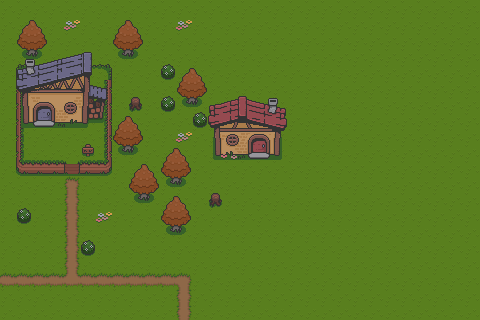

A level layout from a 2D game, rendered from its tile map. Below: a short description, then the map file with its tile-grid data intact:
An orthogonal 30x20 tile map with 16x16 px tiles, 3 tile layers (grass, house, housee).

<map version="1.10" tiledversion="1.11.2" orientation="orthogonal" renderorder="right-down" width="30" height="20" tilewidth="16" tileheight="16" infinite="0" nextlayerid="4" nextobjectid="1">
 <tileset firstgid="1" name="Overworld_Tileset" tilewidth="16" tileheight="16" tilecount="234" columns="18">
  <image source="../Overworld_Tileset.png" width="288" height="208" />
 </tileset>
 <layer id="1" name="grass" width="30" height="20">
  <data encoding="csv">
25,25,25,25,25,25,25,25,25,25,25,25,25,25,25,25,25,25,25,25,25,25,25,25,25,25,25,25,25,25,
25,25,25,25,25,25,25,25,25,25,25,25,25,25,25,25,25,25,25,25,25,25,25,25,25,25,25,25,25,25,
25,25,25,25,25,25,25,25,25,25,25,25,25,25,25,25,25,25,25,25,25,25,25,25,25,25,25,25,25,25,
25,25,25,25,25,25,25,25,25,25,25,25,25,25,25,25,25,25,25,25,25,25,25,25,25,25,25,25,25,25,
25,25,25,25,25,25,25,25,25,25,25,25,25,25,25,25,25,25,25,25,25,25,25,25,25,25,25,25,25,25,
25,25,25,25,25,25,25,25,25,25,25,25,25,25,25,25,25,25,25,25,25,25,25,25,25,25,25,25,25,25,
25,25,25,25,25,25,25,25,25,25,25,25,25,25,25,25,25,25,25,25,25,25,25,25,25,25,25,25,25,25,
25,25,25,25,25,25,25,25,25,25,25,25,25,25,25,25,25,25,25,25,25,25,25,25,25,25,25,25,25,25,
25,25,25,25,25,25,25,25,25,25,25,25,25,25,25,25,25,25,25,25,25,25,25,25,25,25,25,25,25,25,
25,25,25,25,25,25,25,25,25,25,25,25,25,25,25,25,25,25,25,25,25,25,25,25,25,25,25,25,25,25,
25,25,25,25,25,25,25,25,25,25,25,25,25,25,25,25,25,25,25,25,25,25,25,25,25,25,25,25,25,25,
25,25,25,25,25,25,25,25,25,25,25,25,25,25,25,25,25,25,25,25,25,25,25,25,25,25,25,25,25,25,
25,25,25,25,25,25,25,25,25,25,25,25,25,25,25,25,25,25,25,25,25,25,25,25,25,25,25,25,25,25,
25,25,25,25,25,25,25,25,25,25,25,25,25,25,25,25,25,25,25,25,25,25,25,25,25,25,25,25,25,25,
25,25,25,25,25,25,25,25,25,25,25,25,25,25,25,25,25,25,25,25,25,25,25,25,25,25,25,25,25,25,
25,25,25,25,25,25,25,25,25,25,25,25,25,25,25,25,25,25,25,25,25,25,25,25,25,25,25,25,25,25,
25,25,25,25,25,25,25,25,25,25,25,25,25,25,25,25,25,25,25,25,25,25,25,25,25,25,25,25,25,25,
25,25,25,25,25,25,25,25,25,25,25,25,25,25,25,25,25,25,25,25,25,25,25,25,25,25,25,25,25,25,
25,25,25,25,25,25,25,25,25,25,25,25,25,25,25,25,25,25,25,25,25,25,25,25,25,25,25,25,25,25,
25,25,25,25,25,25,25,25,25,25,25,25,25,25,25,25,25,25,25,25,25,25,25,25,25,25,25,25,25,25
</data>
 </layer>
 <layer id="2" name="house" width="30" height="20">
  <data encoding="csv">
0,0,0,0,0,25,25,0,0,0,0,0,0,0,0,0,0,0,0,0,0,0,0,0,0,0,0,0,0,0,
0,168,169,0,74,25,25,168,169,0,0,74,0,0,0,0,0,0,0,0,0,0,0,0,0,0,0,0,0,0,
0,186,187,0,0,25,25,186,187,0,0,0,0,0,0,0,0,0,0,0,0,0,0,0,0,0,0,0,0,0,
0,204,205,0,0,0,25,204,205,0,0,0,0,0,0,0,0,0,0,0,0,0,0,0,0,0,0,0,0,0,
0,1,2,6,6,6,4,25,0,0,59,168,169,0,0,0,0,0,0,0,0,0,0,0,0,0,0,0,0,0,
0,23,25,25,25,25,26,0,0,0,0,186,187,0,0,0,0,0,0,0,0,0,0,0,0,0,0,0,0,0,
0,23,25,25,25,25,26,0,76,0,59,204,205,100,101,102,103,104,0,0,0,0,0,0,0,0,0,0,0,0,
0,23,25,25,25,25,26,168,169,0,0,0,59,118,119,120,121,122,0,0,0,0,0,0,0,0,0,0,0,0,
0,23,25,25,25,25,26,186,187,0,0,74,0,136,137,138,139,140,0,0,0,0,0,0,0,0,0,0,0,0,
0,23,0,0,0,62,26,204,205,0,168,169,0,154,155,156,157,158,0,0,0,0,0,0,0,0,0,0,0,0,
0,41,42,42,43,42,44,0,168,169,186,187,0,0,0,0,0,0,0,0,0,0,0,0,0,0,0,0,0,0,
0,0,0,0,11,0,0,0,186,187,204,205,0,0,0,0,0,0,0,0,0,0,0,0,0,0,0,0,0,0,
0,0,0,0,47,0,0,0,204,205,168,169,0,76,0,0,0,0,0,0,0,0,0,0,0,0,0,0,0,0,
0,59,0,0,47,0,74,0,0,0,186,187,0,0,0,0,0,0,0,0,0,0,0,0,0,0,0,0,0,0,
0,0,0,0,47,0,0,0,0,0,204,205,0,0,0,0,0,0,0,0,0,0,0,0,0,0,0,0,0,0,
0,0,0,0,47,59,0,0,0,0,0,0,0,0,0,0,0,0,0,0,0,0,0,0,0,0,0,0,0,0,
0,0,25,0,47,0,0,0,0,0,0,0,0,0,0,0,0,0,0,0,0,0,0,0,0,0,0,0,0,0,
48,48,48,48,63,48,48,48,48,48,48,9,0,0,0,0,0,0,0,0,0,0,0,0,0,0,0,0,0,0,
0,0,0,0,0,0,0,0,0,0,0,47,0,0,0,0,0,0,0,0,0,0,0,0,0,0,0,0,0,0,
0,0,0,0,0,0,0,0,0,0,0,47,0,0,0,0,0,0,0,0,0,0,0,0,0,0,0,0,0,0
</data>
 </layer>
 <layer id="3" name="housee" width="30" height="20">
  <data encoding="csv">
0,0,0,0,0,0,0,0,0,0,0,0,0,0,0,0,0,0,0,0,0,0,0,0,0,0,0,0,0,0,
0,0,0,0,0,0,0,0,0,0,0,0,0,0,0,0,0,0,0,0,0,0,0,0,0,0,0,0,0,0,
0,0,0,0,0,0,0,0,0,0,0,0,0,0,0,0,0,0,0,0,0,0,0,0,0,0,0,0,0,0,
0,13,14,15,16,17,18,0,0,0,0,0,0,0,0,0,0,0,0,0,0,0,0,0,0,0,0,0,0,0,
0,31,32,33,34,35,36,0,0,0,0,0,0,0,0,0,0,0,0,0,0,0,0,0,0,0,0,0,0,0,
0,49,50,51,52,53,54,0,0,0,0,0,0,0,0,0,0,0,0,0,0,0,0,0,0,0,0,0,0,0,
0,67,68,69,70,71,72,0,0,0,0,0,0,0,0,0,0,0,0,0,0,0,0,0,0,0,0,0,0,0,
0,85,86,87,88,89,90,0,0,0,0,0,0,0,0,0,0,0,0,0,0,0,0,0,0,0,0,0,0,0,
0,0,0,0,0,0,0,0,0,0,0,0,0,0,0,0,0,0,0,0,0,0,0,0,0,0,0,0,0,0,
0,0,0,0,0,0,0,0,0,0,0,0,0,0,0,0,0,0,0,0,0,0,0,0,0,0,0,0,0,0,
0,0,0,0,0,0,0,0,0,0,0,0,0,0,0,0,0,0,0,0,0,0,0,0,0,0,0,0,0,0,
0,0,0,0,0,0,0,0,0,0,0,0,0,0,0,0,0,0,0,0,0,0,0,0,0,0,0,0,0,0,
0,0,0,0,0,0,0,0,0,0,0,0,0,0,0,0,0,0,0,0,0,0,0,0,0,0,0,0,0,0,
0,0,0,0,0,0,0,0,0,0,0,0,0,0,0,0,0,0,0,0,0,0,0,0,0,0,0,0,0,0,
0,0,0,0,0,0,0,0,0,0,0,0,0,0,0,0,0,0,0,0,0,0,0,0,0,0,0,0,0,0,
0,0,0,0,0,0,0,0,0,0,0,0,0,0,0,0,0,0,0,0,0,0,0,0,0,0,0,0,0,0,
0,0,0,0,0,0,0,0,0,0,0,0,0,0,0,0,0,0,0,0,0,0,0,0,0,0,0,0,0,0,
0,0,0,0,0,0,0,0,0,0,0,0,0,0,0,0,0,0,0,0,0,0,0,0,0,0,0,0,0,0,
0,0,0,0,0,0,0,0,0,0,0,0,0,0,0,0,0,0,0,0,0,0,0,0,0,0,0,0,0,0,
0,0,0,0,0,0,0,0,0,0,0,0,0,0,0,0,0,0,0,0,0,0,0,0,0,0,0,0,0,0
</data>
 </layer>
</map>
